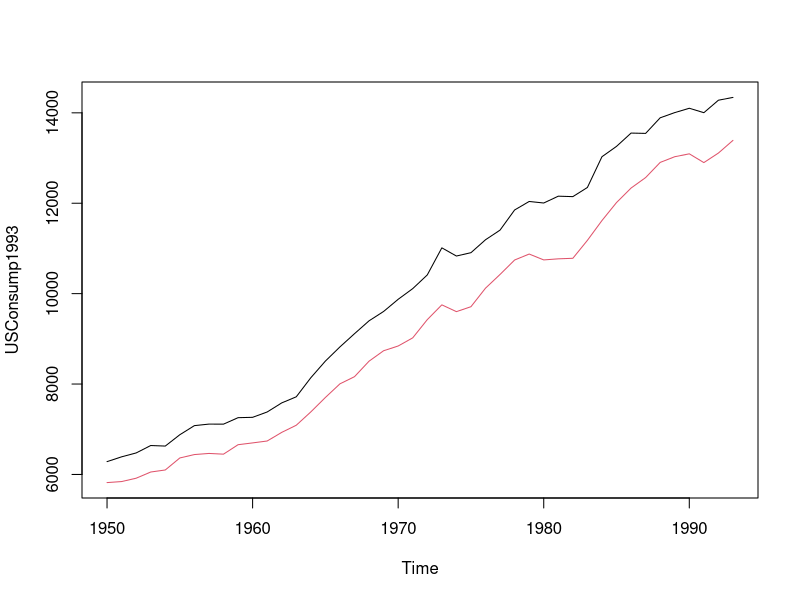
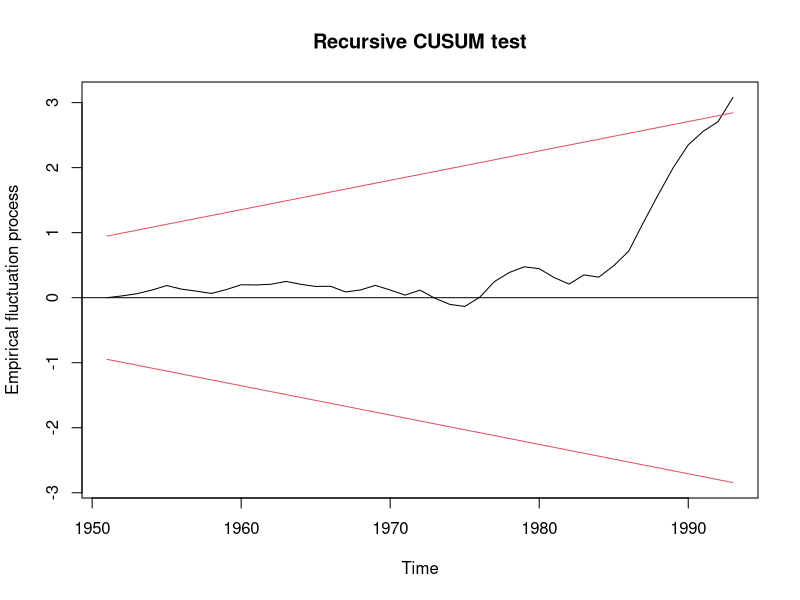
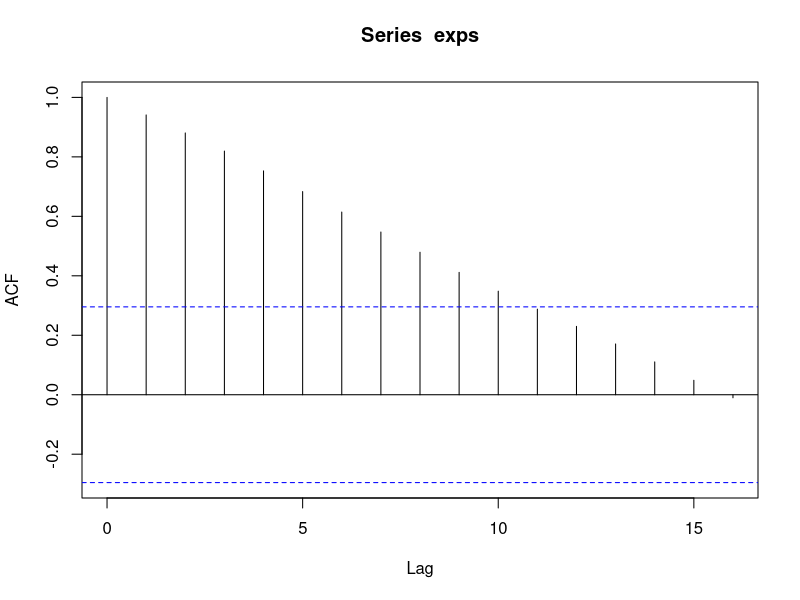
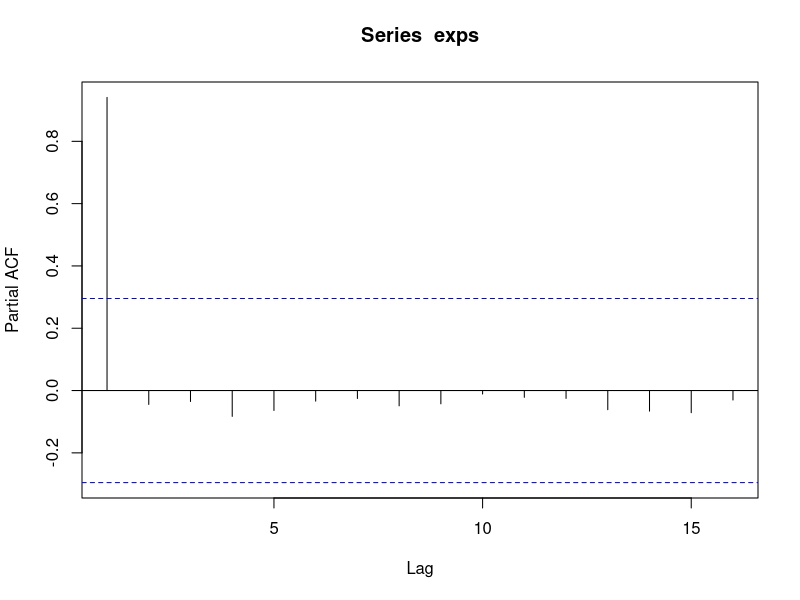
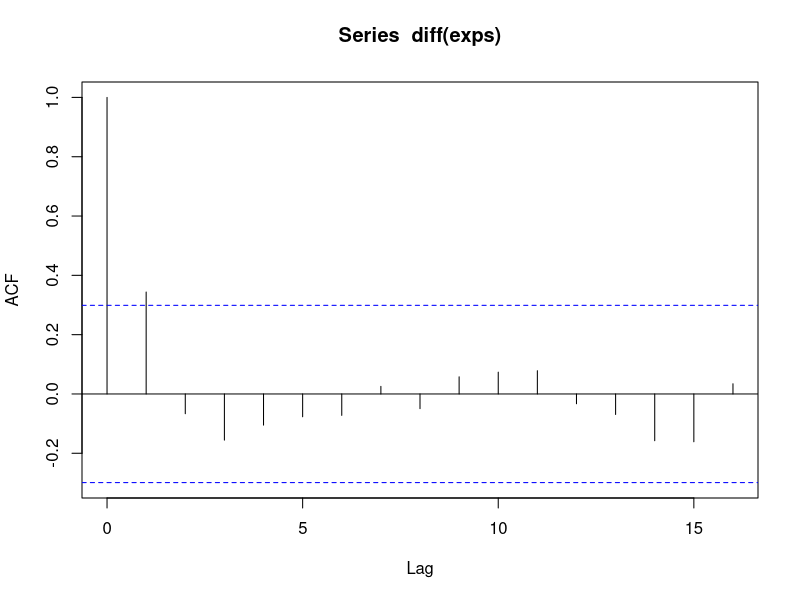
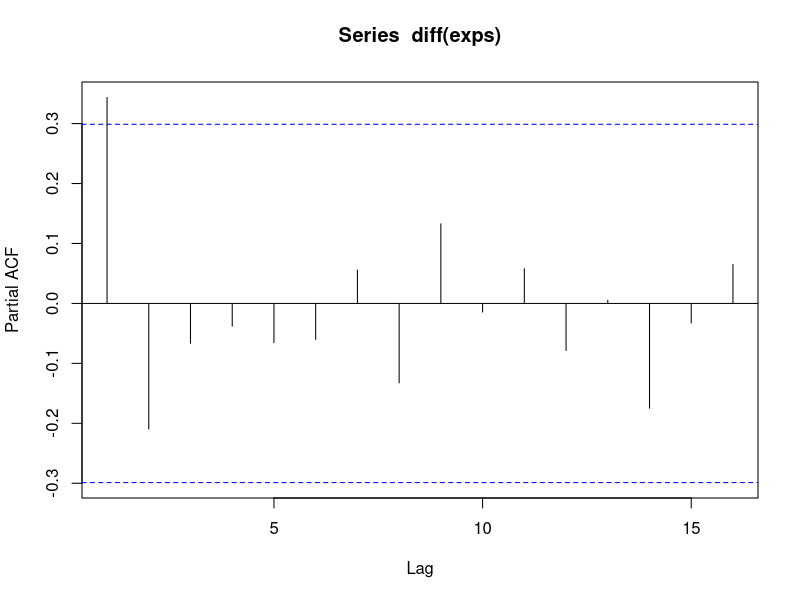

These figures' R source, in order:
library(AER)


### Name: USConsump1993
### Title: US Consumption Data (1950-1993)
### Aliases: USConsump1993
### Keywords: datasets

### ** Examples

## data from Baltagi (2002)
data("USConsump1993", package = "AER")
plot(USConsump1993, plot.type = "single", col = 1:2)

## Chapter 5 (p. 122-125)
fm <- lm(expenditure ~ income, data = USConsump1993)
summary(fm)
## Durbin-Watson test (p. 122)
dwtest(fm)
## Breusch-Godfrey test (Table 5.4, p. 124)
bgtest(fm)
## Newey-West standard errors (Table 5.5, p. 125)
coeftest(fm, vcov = NeweyWest(fm, lag = 3, prewhite = FALSE, adjust = TRUE)) 

## Chapter 8
library("strucchange")
## Recursive residuals
rr <- recresid(fm)
rr
## Recursive CUSUM test
rcus <- efp(expenditure ~ income, data = USConsump1993)
plot(rcus)
sctest(rcus)
## Harvey-Collier test
harvtest(fm)
## NOTE" Mistake in Baltagi (2002) who computes
## the t-statistic incorrectly as 0.0733 via
mean(rr)/sd(rr)/sqrt(length(rr))
## whereas it should be (as in harvtest)
mean(rr)/sd(rr) * sqrt(length(rr))

## Rainbow test
raintest(fm, center = 23)

## J test for non-nested models
library("dynlm")
fm1 <- dynlm(expenditure ~ income + L(income), data = USConsump1993)
fm2 <- dynlm(expenditure ~ income + L(expenditure), data = USConsump1993)
jtest(fm1, fm2)

## Chapter 14
## ACF and PACF for expenditures and first differences
exps <- USConsump1993[, "expenditure"]
(acf(exps))
(pacf(exps))
(acf(diff(exps)))
(pacf(diff(exps)))

## dynamic regressions, eq. (14.8)
fm <- dynlm(d(exps) ~ I(time(exps) - 1949) + L(exps))
summary(fm)
